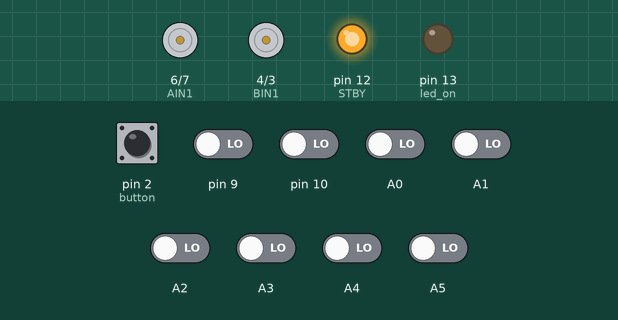
Simulated run of this sketch. Board: Arduino Uno, built with avr-gcc and run on an emulated ATmega328P. Shown: motor-driver pin pairs drawn as motors (green arrow = first pin HIGH = forward, orange = second pin HIGH = backward, longer = more drive, scaled by the enable pin, stopped while the standby pin is LOW), output pins drawn as LEDs (lit = HIGH). Inputs (shaded band) come from the test bench; at power-on: pin 2 (button) HIGH, A0–5, pin 9, pin 10 LOW.

Above: at 9.2 s.
9.3 s: pin 2 (button) pulled LOW for 0.15 s
At 10.9 s:
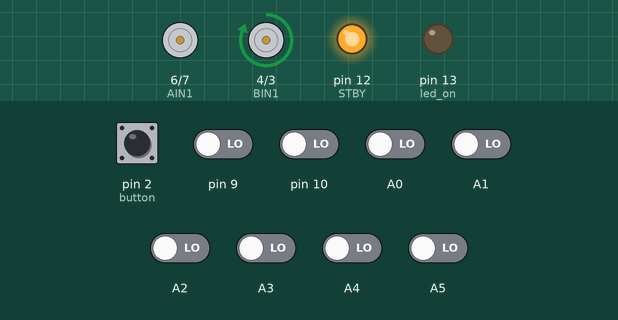
11.3 s: pin 9 driven HIGH
At 12.1 s:
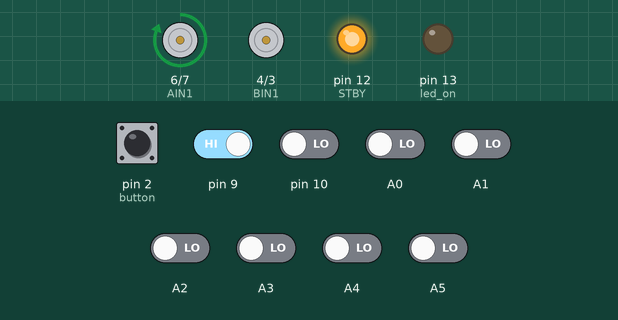
12.8 s: A0 driven HIGH
At 13.3 s:
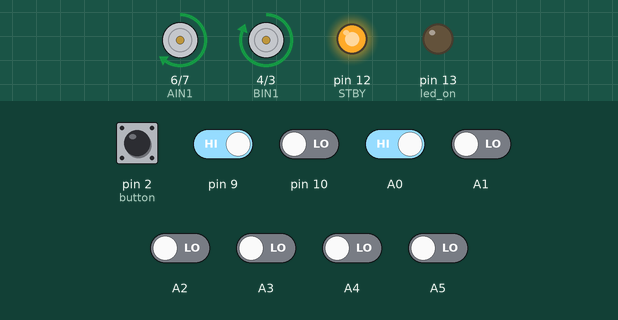
14.3 s: pin 10 driven HIGH
At 15.5 s:
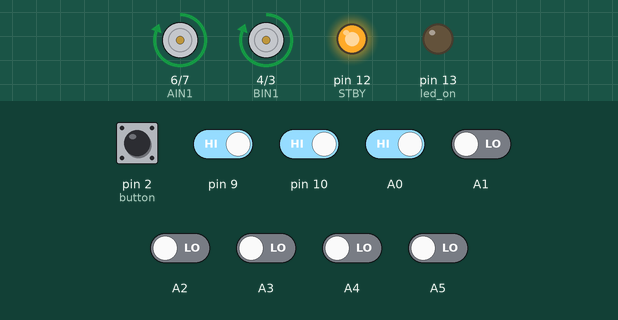
15.8 s: A1 driven HIGH
17.3 s: A3 driven HIGH
At 17.9 s:
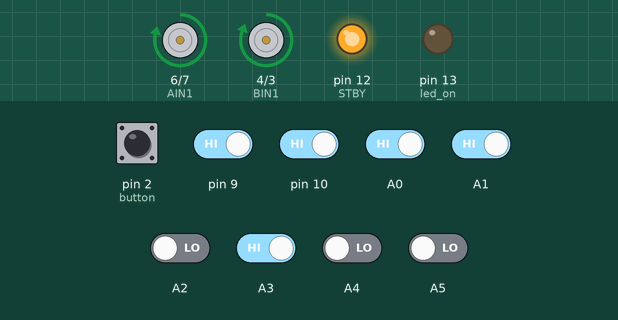
Timing chart, 0 to 19.8 s (numbered marks = the images above; inputs shaded):
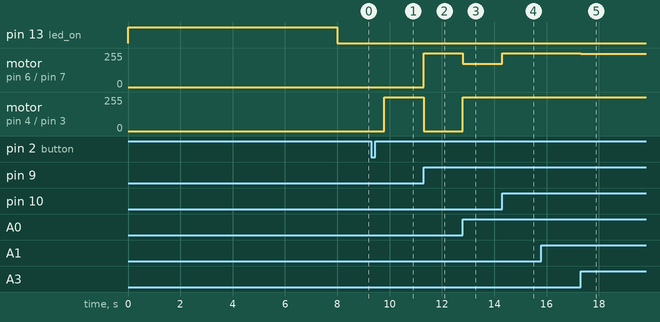

The sketch:

line_follower.ino
```cpp
#include <QTRSensors.h>

QTRSensors qtr;

const uint8_t SensorCount = 8;
uint16_t sensorValues[SensorCount];

// ===== НАСТРОЙКИ =====
#define BASE_SPEED 190
#define MAX_SPEED 255
#define STRAIGHT_SPEED 255
#define TURN_SPEED 170

// Более плавный PID
const float KP = 0.07;
const float KD = 1.3;

int lastError = 0;

// ===== КНОПКА =====
const int button = 2;
const int led_on = 13;

bool started = false;

// ===== TB6612FNG =====
const int AIN1 = 6;
const int AIN2 = 7;
const int PWMA = 11;

const int BIN1 = 4;
const int BIN2 = 3;
const int PWMB = 8;

const int STBY = 12;

// =========================

bool IsStart() {
  return digitalRead(button) == LOW;
}

// =========================

void setMotors(int leftSpeed, int rightSpeed) {

  // Ограничение
  if (leftSpeed > MAX_SPEED) leftSpeed = MAX_SPEED;
  if (rightSpeed > MAX_SPEED) rightSpeed = MAX_SPEED;

  if (leftSpeed < 0) leftSpeed = 0;
  if (rightSpeed < 0) rightSpeed = 0;

  // ВСЕГДА ВПЕРЁД

  digitalWrite(AIN1, HIGH);
  digitalWrite(AIN2, LOW);

  digitalWrite(BIN1, HIGH);
  digitalWrite(BIN2, LOW);

  analogWrite(PWMA, leftSpeed);
  analogWrite(PWMB, rightSpeed);
}


void followLine() {

  int position = qtr.readLineBlack(sensorValues);

  // Центр линии
  int error = position - 3500;

  // PID
  int motorSpeed =
      KP * error +
      KD * (error - lastError);

  lastError = error;

  //СКОРОСТЬ

  int baseSpeed;

  // Прямая
  if (abs(error) < 250) {
    baseSpeed = STRAIGHT_SPEED;
  }
  // Небольшой поворот
  else if (abs(error) < 1200) {
    baseSpeed = 210;
  }
  // Резкий поворот
  else {
    baseSpeed = TURN_SPEED;
  }

  // ================================

  int leftMotorSpeed = baseSpeed + motorSpeed;
  int rightMotorSpeed = baseSpeed - motorSpeed;

  setMotors(leftMotorSpeed, rightMotorSpeed);
}

// =========================

void setup() {

  Serial.begin(9600);

  pinMode(button, INPUT_PULLUP);
  pinMode(led_on, OUTPUT);

  pinMode(AIN1, OUTPUT);
  pinMode(AIN2, OUTPUT);
  pinMode(PWMA, OUTPUT);

  pinMode(BIN1, OUTPUT);
  pinMode(BIN2, OUTPUT);
  pinMode(PWMB, OUTPUT);

  pinMode(STBY, OUTPUT);

  digitalWrite(STBY, HIGH);

  // QTR
  qtr.setTypeRC();

  qtr.setSensorPins(
    (const uint8_t[]) {
      A0, A1, A2, A3,
      A4, A5, 9, 10
    },
    SensorCount
  );

  // Калибровка
  digitalWrite(led_on, HIGH);

  delay(500);

  for (uint16_t i = 0; i < 250; i++) {
    qtr.calibrate();
    delay(5);
  }

  digitalWrite(led_on, LOW);

  // Стоп
  setMotors(0, 0);
}

// =========================

void loop() {

  if (!started) {

    if (IsStart()) {

      delay(500);

      started = true;
    }

    setMotors(0, 0);

    return;
  }

  followLine();
}
```

Measured:
- after the input at 9.3 s, motor on pin 4 (BIN1) / pin 3 (BIN2): stopped → forward 255/255 after 0.50 s
- after the input at 11.3 s, motor on pin 6 (AIN1) / pin 7 (AIN2): stopped → forward 255/255 at once; motor on pin 4 (BIN1) / pin 3 (BIN2): forward 255/255 → stopped at once
- after the input at 12.8 s, motor on pin 6 (AIN1) / pin 7 (AIN2): forward 255/255 → forward 175/255 at once; motor on pin 4 (BIN1) / pin 3 (BIN2): stopped → forward 255/255 at once
- after the input at 14.3 s, motor on pin 6 (AIN1) / pin 7 (AIN2): forward 175/255 → forward 255/255 at once
- after the input at 17.3 s, motor on pin 6 (AIN1) / pin 7 (AIN2): forward 255/255 → forward 248/255 at once
